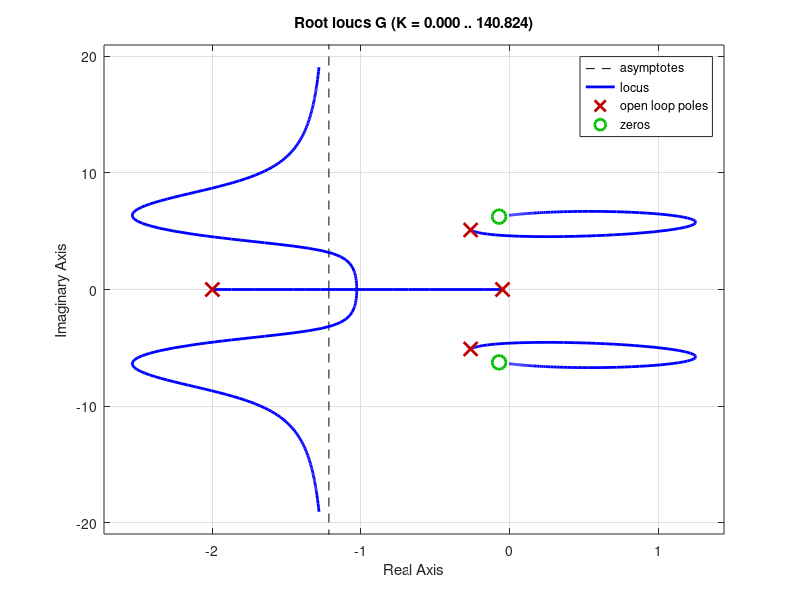

Source code (MATLAB): (Note: this script raises an error after producing the figure.)
K = 2.87;
Gc = tf([0 8], [1 2]);
Gsm = tf([0.117 0.0164 4.5709], [1 0.571 26.1033 1.2257]);
G = K*Gc*Gsm;
display(Gc);
display(Gsm);
display(G);
display(pole(G), 'poles');
display(zero(G), 'zeroes');
rlocus(G);
pos = 16;
z = -log(pos/100)/sqrt(pi^2+[log(pos/100)]^2);
display(z);
sgrid(z, 0);